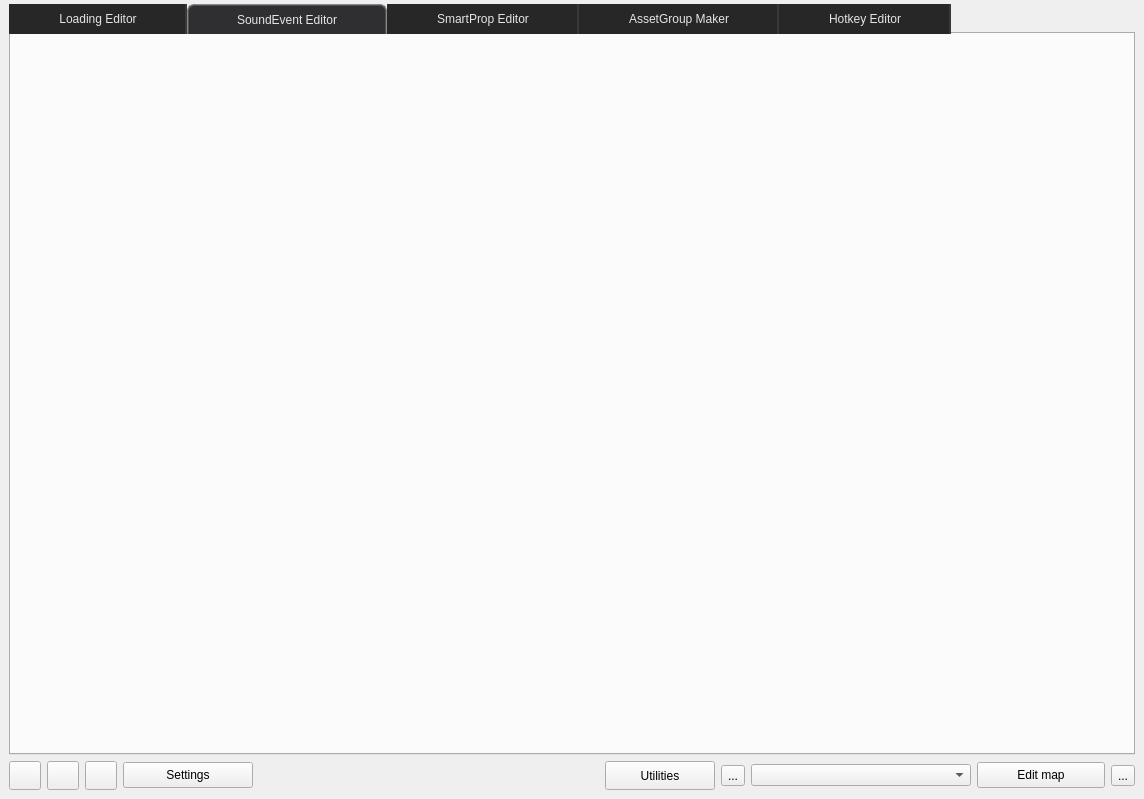
<?xml version="1.0" encoding="UTF-8"?>
<ui version="4.0">
 <class>MainWindow</class>
 <widget class="QMainWindow" name="MainWindow">
  <property name="geometry">
   <rect>
    <x>0</x>
    <y>0</y>
    <width>1144</width>
    <height>799</height>
   </rect>
  </property>
  <property name="windowTitle">
   <string>Hammer 5 Tools</string>
  </property>
  <property name="windowIcon">
   <iconset resource="resources.qrc">
    <normaloff>:/icons/appicon.ico</normaloff>:/icons/appicon.ico</iconset>
  </property>
  <property name="styleSheet">
   <string notr="true"/>
  </property>
  <property name="documentMode">
   <bool>false</bool>
  </property>
  <property name="dockOptions">
   <set>QMainWindow::DockOption::AllowTabbedDocks|QMainWindow::DockOption::AnimatedDocks</set>
  </property>
  <widget class="QWidget" name="centralwidget">
   <layout class="QVBoxLayout" name="verticalLayout">
    <property name="leftMargin">
     <number>9</number>
    </property>
    <property name="topMargin">
     <number>4</number>
    </property>
    <property name="rightMargin">
     <number>9</number>
    </property>
    <property name="bottomMargin">
     <number>9</number>
    </property>
    <item>
     <widget class="QTabWidget" name="MainWindowTools_tabs">
      <property name="enabled">
       <bool>true</bool>
      </property>
      <property name="minimumSize">
       <size>
        <width>0</width>
        <height>0</height>
       </size>
      </property>
      <property name="styleSheet">
       <string notr="true">background-color: #2f2f31;
QTabWidget::pane {
    background-color: solid red;
    border-radius: 0px;
    border: 2px solid gray;
    border-color: #464649;
    background-color: #2f2f31;
}
/* ========================================================== */
QTabBar::tab {
    background-color: #424242;
    color: #a2a79a;
    border-radius: 0px;
    border-top-right-radius: 0px;
    border-top-left-radius: 0px;
    padding: 4px;
    padding-left:48px;
    padding-right: 48px;

    border-top: 2px solid gray;
    border-bottom: 0px solid black;

    font: 700 10pt &quot;Segoe UI&quot;;
    border-left: 2px solid darkgray;
    border-top: 0px solid darkgray;
    border-color: #272727;
    border-right: 2px solid rgba(94, 94, 94, 80);



    color: #e5e5e5;
    background-color: #272727;

}
QTabBar::tab:selected {
    border-radius: 0px;
    border-top-right-radius: 7px;
    border-top-left-radius: 7px;

    border-top: 2px solid gray;
    border-left: 2px solid gray;
    border-right: 2px solid gray;
    border-bottom: 0px solid black;

    font: 700 10pt &quot;Segoe UI&quot;;
    border-color: rgba(94, 94, 94, 180);
    height:20px;
    color: #e5e5e5;
    background-color: #2f2f31;
}</string>
      </property>
      <property name="currentIndex">
       <number>1</number>
      </property>
      <property name="tabsClosable">
       <bool>false</bool>
      </property>
      <widget class="QWidget" name="Loading_Editor_Tab">
       <attribute name="icon">
        <iconset resource="resources.qrc">
         <normaloff>:/valve_common/icons/tools/common/image.png</normaloff>:/valve_common/icons/tools/common/image.png</iconset>
       </attribute>
       <attribute name="title">
        <string>Loading Editor</string>
       </attribute>
       <layout class="QGridLayout" name="gridLayout_3">
        <property name="leftMargin">
         <number>0</number>
        </property>
        <property name="topMargin">
         <number>0</number>
        </property>
        <property name="rightMargin">
         <number>0</number>
        </property>
        <property name="bottomMargin">
         <number>0</number>
        </property>
       </layout>
      </widget>
      <widget class="QWidget" name="soundeditor_tab">
       <property name="enabled">
        <bool>true</bool>
       </property>
       <attribute name="icon">
        <iconset resource="resources.qrc">
         <normaloff>:/icons/tools/vmixtool/appicon.ico</normaloff>:/icons/tools/vmixtool/appicon.ico</iconset>
       </attribute>
       <attribute name="title">
        <string>SoundEvent Editor</string>
       </attribute>
       <layout class="QVBoxLayout" name="verticalLayout_5">
        <property name="leftMargin">
         <number>0</number>
        </property>
        <property name="topMargin">
         <number>0</number>
        </property>
        <property name="rightMargin">
         <number>0</number>
        </property>
        <property name="bottomMargin">
         <number>0</number>
        </property>
       </layout>
      </widget>
      <widget class="QWidget" name="smartpropeditor_tab">
       <attribute name="icon">
        <iconset resource="resources.qrc">
         <normaloff>:/icons/smartprop_editor.png</normaloff>:/icons/smartprop_editor.png</iconset>
       </attribute>
       <attribute name="title">
        <string>SmartProp Editor</string>
       </attribute>
        <layout class="QVBoxLayout" name="verticalLayout_4">
         <property name="leftMargin">
          <number>0</number>
         </property>
         <property name="topMargin">
          <number>0</number>
         </property>
         <property name="rightMargin">
          <number>0</number>
         </property>
         <property name="bottomMargin">
          <number>0</number>
         </property>
        </layout>
      </widget>
      <widget class="QWidget" name="BatchCreator_tab">
       <attribute name="icon">
        <iconset resource="resources.qrc">
         <normaloff>:/valve_common/icons/tools/model_editor/hierarchy_sequence_group_referenced.png</normaloff>:/valve_common/icons/tools/model_editor/hierarchy_sequence_group_referenced.png</iconset>
       </attribute>
       <attribute name="title">
        <string>AssetGroup Maker</string>
       </attribute>
       <layout class="QVBoxLayout" name="verticalLayout_2">
        <property name="leftMargin">
         <number>0</number>
        </property>
        <property name="topMargin">
         <number>0</number>
        </property>
        <property name="rightMargin">
         <number>0</number>
        </property>
        <property name="bottomMargin">
         <number>0</number>
        </property>
       </layout>
      </widget>
      <widget class="QWidget" name="hotkeyeditor_tab">
       <property name="enabled">
        <bool>true</bool>
       </property>
       <attribute name="icon">
        <iconset resource="resources.qrc">
         <normaloff>:/valve_common/icons/tools/common/help_keybinding_list.png</normaloff>:/valve_common/icons/tools/common/help_keybinding_list.png</iconset>
       </attribute>
       <attribute name="title">
        <string>Hotkey Editor</string>
       </attribute>
       <layout class="QVBoxLayout" name="verticalLayout_3">
        <property name="leftMargin">
         <number>0</number>
        </property>
        <property name="topMargin">
         <number>0</number>
        </property>
        <property name="rightMargin">
         <number>0</number>
        </property>
        <property name="bottomMargin">
         <number>0</number>
        </property>
       </layout>
      </widget>
     </widget>
    </item>
    <item>
     <layout class="QHBoxLayout" name="horizontalLayout_2">
      <item>
       <widget class="QPushButton" name="my_twitter_button">
        <property name="minimumSize">
         <size>
          <width>32</width>
          <height>0</height>
         </size>
        </property>
        <property name="maximumSize">
         <size>
          <width>32</width>
          <height>16777210</height>
         </size>
        </property>
        <property name="toolTip">
         <string>&lt;html&gt;&lt;head/&gt;&lt;body&gt;&lt;p&gt;Twitter&lt;/p&gt;&lt;/body&gt;&lt;/html&gt;</string>
        </property>
        <property name="styleSheet">
         <string notr="true">padding: 5px;</string>
        </property>
        <property name="text">
         <string/>
        </property>
        <property name="icon">
         <iconset resource="resources.qrc">
          <normaloff>:/social/icons/social/twitter.png</normaloff>:/social/icons/social/twitter.png</iconset>
        </property>
        <property name="iconSize">
         <size>
          <width>20</width>
          <height>20</height>
         </size>
        </property>
       </widget>
      </item>
      <item>
       <widget class="QPushButton" name="discord">
        <property name="minimumSize">
         <size>
          <width>32</width>
          <height>0</height>
         </size>
        </property>
        <property name="maximumSize">
         <size>
          <width>32</width>
          <height>16777210</height>
         </size>
        </property>
        <property name="toolTip">
         <string>&lt;html&gt;&lt;head/&gt;&lt;body&gt;&lt;p&gt;Discord server&lt;/p&gt;&lt;/body&gt;&lt;/html&gt;</string>
        </property>
        <property name="styleSheet">
         <string notr="true">padding: 5px;</string>
        </property>
        <property name="text">
         <string/>
        </property>
        <property name="icon">
         <iconset resource="resources.qrc">
          <normaloff>:/social/icons/social/discord.png</normaloff>:/social/icons/social/discord.png</iconset>
        </property>
        <property name="iconSize">
         <size>
          <width>20</width>
          <height>20</height>
         </size>
        </property>
       </widget>
      </item>
      <item>
       <widget class="QPushButton" name="documentation_button">
        <property name="minimumSize">
         <size>
          <width>32</width>
          <height>0</height>
         </size>
        </property>
        <property name="maximumSize">
         <size>
          <width>32</width>
          <height>16777210</height>
         </size>
        </property>
        <property name="toolTip">
         <string>&lt;html&gt;&lt;head/&gt;&lt;body&gt;&lt;p&gt;Discord server&lt;/p&gt;&lt;/body&gt;&lt;/html&gt;</string>
        </property>
        <property name="styleSheet">
         <string notr="true">padding: 5px;</string>
        </property>
        <property name="text">
         <string/>
        </property>
        <property name="icon">
         <iconset resource="resources.qrc">
          <normaloff>:/icons/help_24dp.svg</normaloff>:/icons/help_24dp.svg</iconset>
        </property>
        <property name="iconSize">
         <size>
          <width>20</width>
          <height>20</height>
         </size>
        </property>
       </widget>
      </item>
      <item>
       <widget class="QPushButton" name="preferences_button">
        <property name="minimumSize">
         <size>
          <width>130</width>
          <height>0</height>
         </size>
        </property>
        <property name="styleSheet">
         <string notr="true">padding: 5px;
font: 580 10pt &quot;Segoe UI&quot;;</string>
        </property>
        <property name="text">
         <string>Settings</string>
        </property>
        <property name="icon">
         <iconset resource="resources.qrc">
          <normaloff>:/icons/settings_16dp.svg</normaloff>:/icons/settings_16dp.svg</iconset>
        </property>
        <property name="iconSize">
         <size>
          <width>20</width>
          <height>20</height>
         </size>
        </property>
       </widget>
      </item>
      <item>
       <widget class="QLabel" name="console_label">
        <property name="sizePolicy">
         <sizepolicy hsizetype="Ignored" vsizetype="Preferred">
          <horstretch>1</horstretch>
          <verstretch>0</verstretch>
         </sizepolicy>
        </property>
        <property name="toolTip">
         <string>Console: recent saved files, launched addons and tool activity.</string>
        </property>
        <property name="styleSheet">
         <string notr="true">color: #a5a5a5;
padding-left: 8px;
padding-right: 8px;
font: 580 9pt &quot;Segoe UI&quot;;</string>
        </property>
        <property name="text">
         <string/>
        </property>
        <property name="alignment">
         <set>Qt::AlignmentFlag::AlignLeft|Qt::AlignmentFlag::AlignVCenter</set>
        </property>
       </widget>
      </item>
      <item>
       <widget class="QToolButton" name="utilities_button">
        <property name="minimumSize">
         <size>
          <width>110</width>
          <height>0</height>
         </size>
        </property>
        <property name="toolTip">
         <string>&lt;html&gt;&lt;head/&gt;&lt;body&gt;&lt;p&gt;&lt;span style=&quot; font-size:12pt; font-weight:700;&quot;&gt;Utilities&lt;/span&gt;&lt;/p&gt;&lt;p&gt;Open a utility tool (Cleanup, UnrealPorter).&lt;/p&gt;&lt;/body&gt;&lt;/html&gt;</string>
        </property>
        <property name="styleSheet">
         <string notr="true">padding: 5px;
font: 580 10pt &quot;Segoe UI&quot;;</string>
        </property>
        <property name="text">
         <string>Utilities</string>
        </property>
        <property name="icon">
         <iconset resource="resources.qrc">
          <normaloff>:/icons/apps_24dp.svg</normaloff>:/icons/apps_24dp.svg</iconset>
        </property>
        <property name="iconSize">
         <size>
          <width>20</width>
          <height>20</height>
         </size>
        </property>
        <property name="popupMode">
         <enum>QToolButton::ToolButtonPopupMode::InstantPopup</enum>
        </property>
        <property name="toolButtonStyle">
         <enum>Qt::ToolButtonStyle::ToolButtonTextBesideIcon</enum>
        </property>
       </widget>
      </item>
      <item>
       <widget class="QToolButton" name="addon_actions_button">
        <property name="toolTip">
         <string>&lt;html&gt;&lt;head/&gt;&lt;body&gt;&lt;p&gt;&lt;span style=&quot; font-size:12pt; font-weight:700;&quot;&gt;Addon actions&lt;/span&gt;&lt;/p&gt;&lt;p&gt;Launch parameters, create/delete/export/import addon, open folders.&lt;/p&gt;&lt;/body&gt;&lt;/html&gt;</string>
        </property>
        <property name="text">
         <string>...</string>
        </property>
        <property name="icon">
         <iconset resource="resources.qrc">
          <normaloff>:/icons/menu_24dp.svg</normaloff>:/icons/menu_24dp.svg</iconset>
        </property>
        <property name="iconSize">
         <size>
          <width>20</width>
          <height>20</height>
         </size>
        </property>
        <property name="popupMode">
         <enum>QToolButton::ToolButtonPopupMode::InstantPopup</enum>
        </property>
       </widget>
      </item>
      <item>
       <widget class="QComboBox" name="ComboBoxSelectAddon">
        <property name="minimumSize">
         <size>
          <width>220</width>
          <height>0</height>
         </size>
        </property>
        <property name="toolTip">
         <string>&lt;html&gt;&lt;head/&gt;&lt;body&gt;&lt;p&gt;&lt;span style=&quot; font-size:11pt; font-weight:700;&quot;&gt;Addon selection&lt;/span&gt;&lt;/p&gt;&lt;p&gt;All tools apply changes to the addon selected in this section.&lt;/p&gt;&lt;/body&gt;&lt;/html&gt;</string>
        </property>
        <property name="styleSheet">
         <string notr="true">font: 700 10pt &quot;Segoe UI&quot;;</string>
        </property>
       </widget>
      </item>
      <item>
       <widget class="QPushButton" name="Launch_Addon_Button">
        <property name="enabled">
         <bool>true</bool>
        </property>
        <property name="minimumSize">
         <size>
          <width>128</width>
          <height>0</height>
         </size>
        </property>
        <property name="toolTip">
         <string>&lt;html&gt;&lt;head/&gt;&lt;body&gt;&lt;p&gt;&lt;span style=&quot; font-size:12pt; font-weight:700;&quot;&gt;Addon launch&lt;/span&gt;&lt;/p&gt;&lt;p&gt;Launches the current addon selected in the addon selection.&lt;/p&gt;&lt;/body&gt;&lt;/html&gt;</string>
        </property>
        <property name="styleSheet">
         <string notr="true">padding: 5px;
font: 700 10pt &quot;Segoe UI&quot;;</string>
        </property>
        <property name="text">
         <string>Edit map</string>
        </property>
        <property name="icon">
         <iconset resource="resources.qrc">
          <normaloff>:/icons/icons/hammer_icon.png</normaloff>:/icons/icons/hammer_icon.png</iconset>
        </property>
        <property name="iconSize">
         <size>
          <width>20</width>
          <height>20</height>
         </size>
        </property>
        <property name="checkable">
         <bool>false</bool>
        </property>
       </widget>
      </item>
      <item>
       <widget class="QToolButton" name="mapbuilder">
        <property name="toolTip">
         <string>&lt;html&gt;&lt;head/&gt;&lt;body&gt;&lt;p&gt;Mapbuilder: an external tool to compile vmap files (by addon name)&lt;/p&gt;&lt;/body&gt;&lt;/html&gt;</string>
        </property>
        <property name="text">
         <string>...</string>
        </property>
        <property name="icon">
         <iconset resource="resources.qrc">
          <normaloff>:/icons/emoji_objects_24dp.png</normaloff>:/icons/emoji_objects_24dp.png</iconset>
        </property>
        <property name="iconSize">
         <size>
          <width>20</width>
          <height>20</height>
         </size>
        </property>
       </widget>
      </item>
     </layout>
    </item>
   </layout>
  </widget>
 </widget>
 <resources>
  <include location="resources.qrc"/>
 </resources>
 <connections/>
</ui>
